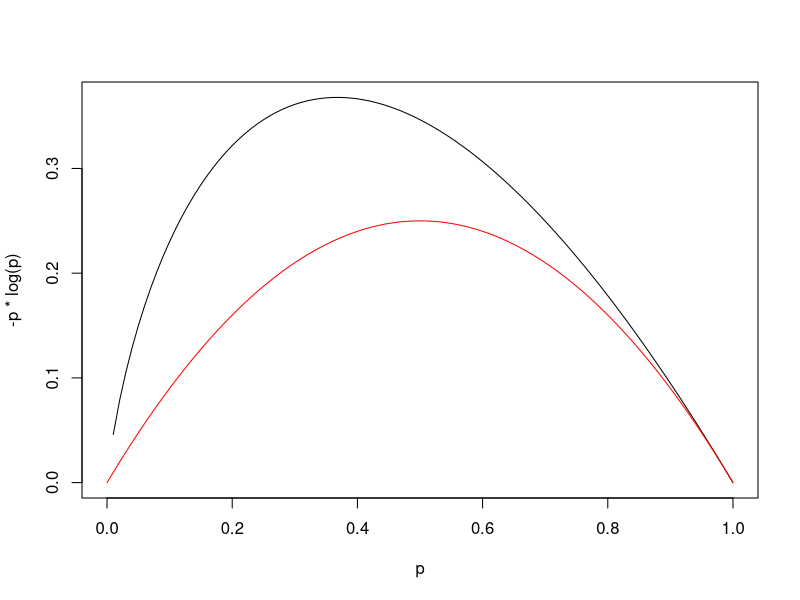
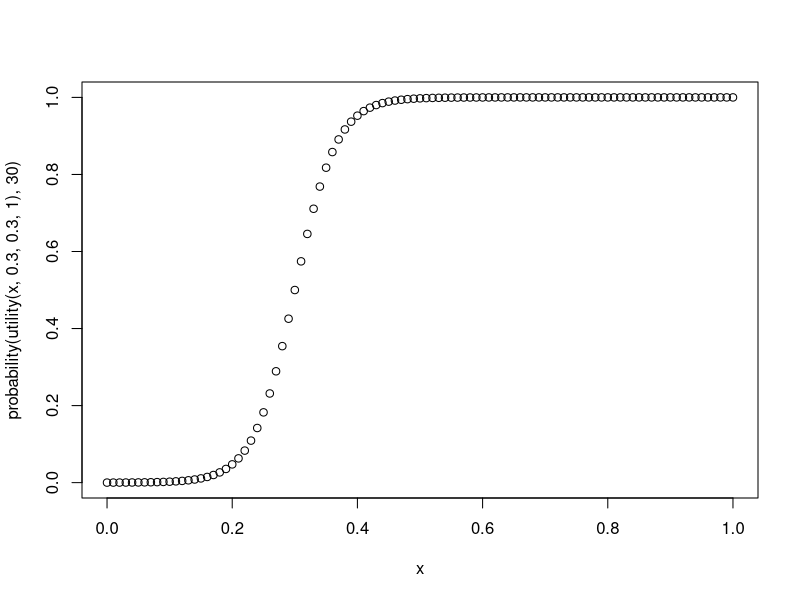

Recreate these plots in R, in order.
## ---- chunk 1
knitr::opts_chunk$set(echo = TRUE)
library(tidyverse)
library(magrittr)
library(haven)
## ---- chunk 2
p <- seq(0,1,0.01)
plot(p, -p*log(p), type = "l")
lines(p, p*(1-p), col="red")
## ---- chunk 3
districts <- read_dta("TownData/ethnic_lsoa_town.2011_reduced.dta") %>% 
  mutate(town = as.character.factor(as_factor(town))) 
dissimilarity_local <- function(n,t) abs(n - t*sum(n)/sum(t))
districts %<>% group_by(town) %>% 
  mutate(whiteb = whiteb_high + whiteb_mid + whiteb_low,
         asian = asian_high + asian_mid + asian_low,
         black = black_high + black_mid + black_low,
         othereth = othereth_high + othereth_mid + othereth_low,
         fwhiteb = whiteb/all1674valid, 
         fasian = asian/all1674valid,
         fblack = black/all1674valid,
         fothereth = othereth/all1674valid) %>% 
  mutate(whiteb_dissim_loc = dissimilarity_local(whiteb, all1674valid),
         concentration = fwhiteb^2 + fasian^2 + fblack^2 + fothereth^2,
         entropy = -(if_else(fwhiteb>0, fwhiteb*log(fwhiteb), 0) + 
                     if_else(fasian>0, fasian*log(fasian), 0) + 
                     if_else(fblack>0, fblack*log(fblack), 0) +
                     if_else(fothereth>0, fothereth*log(fothereth), 0))/log(4) 
         )
## ---- chunk 4
towns <- districts %>% group_by(town) %>% 
  summarize(local_concentration = sum(concentration * all1674valid)/sum(all1674valid),
            entr = sum(entropy * all1674valid)/sum(all1674valid),
            fwhiteb = sum(fwhiteb * all1674valid)/sum(all1674valid),
            fasian = sum(fasian * all1674valid)/sum(all1674valid),
            fblack = sum(fblack * all1674valid)/sum(all1674valid),
            fothereth = sum(fothereth * all1674valid)/sum(all1674valid)) %>% 
  mutate( concentration = fwhiteb^2 + fasian^2 + fblack^2 + fothereth^2 ,
          entropy = -(if_else(fwhiteb>0, fwhiteb*log(fwhiteb), 0) + 
                     if_else(fasian>0, fasian*log(fasian), 0) + 
                     if_else(fblack>0, fblack*log(fblack), 0) +
                     if_else(fothereth>0, fothereth*log(fothereth), 0))/log(4) )

s <- districts %>% left_join(select(towns, town, town_concentration = concentration, 
                                    town_entropy = entropy), by = "town") %>% 
  group_by(town) %>% 
  summarize(entropy_index = sum(all1674valid * (town_entropy - entropy) / town_entropy / sum(all1674valid)),
            concentration_index = sum(all1674valid * (concentration - town_concentration) / 
                                        town_concentration / sum(all1674valid))) %>% 
  left_join(towns, by = "town") %>% 
  arrange(desc(concentration_index))
  

cor(s$entropy_index, s$concentration_index, use = "pairwise.complete.obs")
## ---- chunk 5
probability <- function(U,beta) {1 / (1 + exp ( - beta * U))}
utility <- function(x,y,thresh,yweight) {x - thresh + yweight * (y - thresh)}

x=seq(0,1,0.01)

plot(x,probability(utility(x,0.3,0.3,1), 30))

